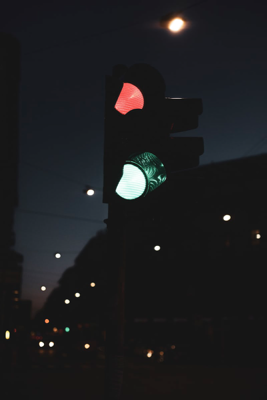
#> input picture archive/images/road0.png, 267 x 400 px, found by its file name; its folder holds 4 pictures in this run
$ python processDataset.py
#> lines starting #> are read from the running program, lines starting #| are printed output that depends on the picture
import os
import cv2
import numpy as np
import xml.etree.ElementTree as ET

images_dir = r'D:\\Python Tutorial\\Pushkar project-3\\archive\\images' #path of the images
annotations_dir = r'D:\\Python Tutorial\\Pushkar project-3\\archive\\annotations' #path of the annotations

image_size = (64, 64)

images = []
labels = []


# Function to parse the XML file for labels
def parse_xml(xml_file):
    tree = ET.parse(xml_file)
    root = tree.getroot()
    label = root.find('object').find('name').text
    return label


# Process images and labels
for filename in os.listdir(images_dir):
    if filename.endswith('.png'):
        # Load the image
        img_path = os.path.join(images_dir, filename)
        img = cv2.imread(img_path)
#> img is the input picture: shape (400, 267, 3); mean B, G, R 31.4, 29.6, 29.2

        # Resize the image
        img_resized = cv2.resize(img, image_size)
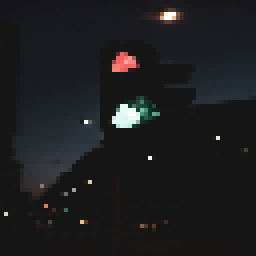
#> img_resized: shape (64, 64, 3) (shown 4 times larger); mean B, G, R 31.4, 29.6, 29.1

        # Convert image to array
        img_array = np.array(img_resized)
        images.append(img_array)

        # Get corresponding XML file
        xml_file = os.path.join(annotations_dir, filename.replace('.png', '.xml'))
        if os.path.exists(xml_file):
            label = parse_xml(xml_file)
            labels.append(label)
#> pass 2 of the loop `for filename in os.listdir(images_dir):`:
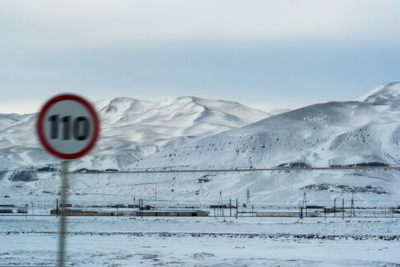
#> input picture archive/images/road111.png, 400 x 267 px, found by its file name
#> img is the input picture: shape (267, 400, 3); mean B, G, R 193.2, 181.7, 162.9
#> `img_resized = cv2.resize(img, image_size)`:
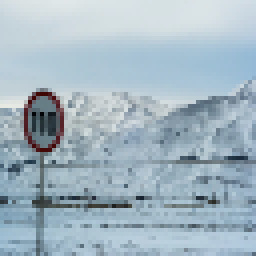
#> img_resized: shape (64, 64, 3) (shown 4 times larger); mean B, G, R 193.5, 182, 163.2
#> pass 3 of the loop `for filename in os.listdir(images_dir):`:
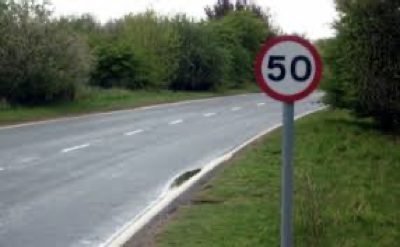
#> input picture archive/images/road114.png, 400 x 247 px, found by its file name
#> img is the input picture: shape (247, 400, 3); mean B, G, R 94, 108.9, 101.3
#> `img_resized = cv2.resize(img, image_size)`:
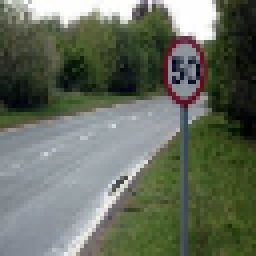
#> img_resized: shape (64, 64, 3) (shown 4 times larger); mean B, G, R 94, 108.8, 101.2
#> the loop made 4 passes; the first 3 are shown

# Convert lists to Numpy arrays
images = np.array(images)
labels = np.array(labels)

# Save the processed images and labels as a .npz file
np.savez('road_signs_data.npz', images=images, labels=labels)

# Check the shapes of the resulting arrays
print(f"Images shape: {images.shape}")
#| Images shape: (4, 64, 64, 3)
print(f"Labels shape: {labels.shape}")
#| Labels shape: (0,)
